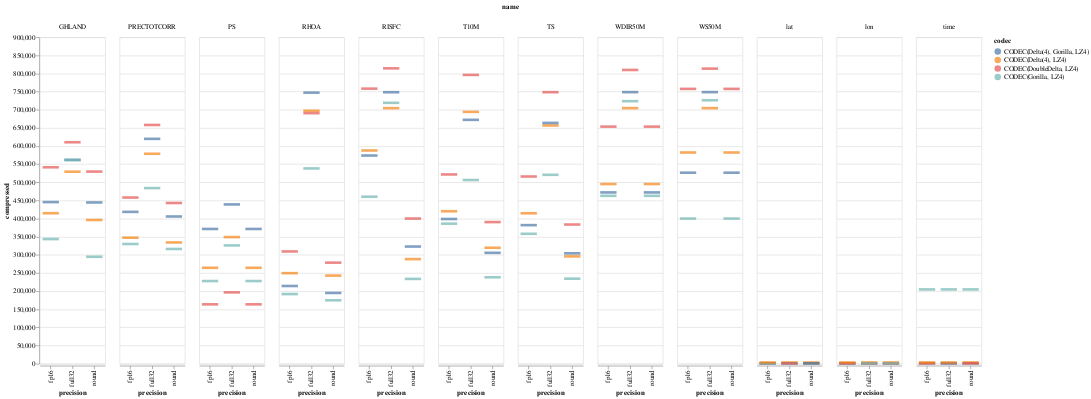

Source (notebook cell):
### Code cell
alt.Chart(df).mark_tick(thickness=4, size=25).encode(
    x='precision:N',
    y='compressed:Q',
    #row='codec_:N',
    color='codec:N',
    column='name:N'
).properties(
    width=100,
    height=500,
)

### Figure 1 — Vega-Lite specification as saved in the notebook (floating-point values rounded to 4 significant figures; data arrays with more than 128 entries replaced by an {"elided": "..."} marker saying what was removed)
{"config": {"view": {"continuousWidth": 400, "continuousHeight": 300}}, "data": {"name": "data-5134edb8b5bcdc2e30cedd7072b645ba"}, "mark": {"type": "tick", "size": 25, "thickness": 4}, "encoding": {"color": {"type": "nominal", "field": "codec"}, "column": {"type": "nominal", "field": "name"}, "x": {"type": "nominal", "field": "precision"}, "y": {"type": "quantitative", "field": "compressed"}}, "height": 500, "width": 100, "$schema": "https://vega.github.io/schema/vega-lite/v4.0.2.json", "datasets": {"data-5134edb8b5bcdc2e30cedd7072b645ba": {"elided": "144 records"}}}
